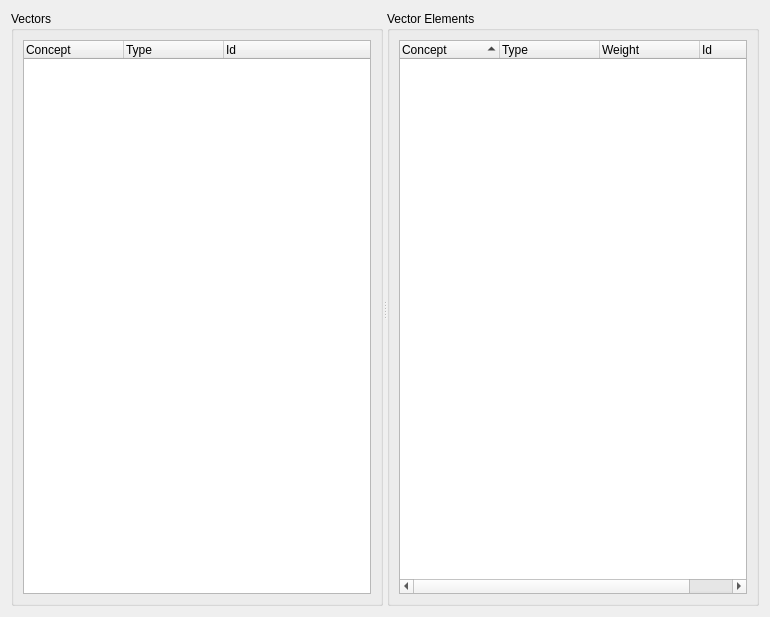
<?xml version="1.0" encoding="UTF-8"?>
<ui version="4.0">
 <class>QGDescription</class>
 <widget class="QWidget" name="QGDescription">
  <property name="geometry">
   <rect>
    <x>0</x>
    <y>0</y>
    <width>770</width>
    <height>617</height>
   </rect>
  </property>
  <property name="windowTitle">
   <string>Form</string>
  </property>
  <layout class="QHBoxLayout" name="horizontalLayout">
   <item>
    <widget class="QSplitter" name="splitter">
     <property name="orientation">
      <enum>Qt::Horizontal</enum>
     </property>
     <widget class="QGroupBox" name="groupBox">
      <property name="title">
       <string>Vectors</string>
      </property>
      <layout class="QVBoxLayout" name="verticalLayout">
       <item>
        <widget class="QTreeWidget" name="Vectors">
         <column>
          <property name="text">
           <string>Concept</string>
          </property>
         </column>
         <column>
          <property name="text">
           <string>Type</string>
          </property>
         </column>
         <column>
          <property name="text">
           <string>Id</string>
          </property>
         </column>
        </widget>
       </item>
      </layout>
     </widget>
     <widget class="QGroupBox" name="groupBox_3">
      <property name="title">
       <string>Vector Elements</string>
      </property>
      <layout class="QVBoxLayout" name="verticalLayout_2">
       <item>
        <widget class="QTreeWidget" name="Vector">
         <property name="maximumSize">
          <size>
           <width>16777215</width>
           <height>16777215</height>
          </size>
         </property>
         <property name="rootIsDecorated">
          <bool>false</bool>
         </property>
         <property name="itemsExpandable">
          <bool>false</bool>
         </property>
         <property name="sortingEnabled">
          <bool>true</bool>
         </property>
         <property name="expandsOnDoubleClick">
          <bool>false</bool>
         </property>
         <column>
          <property name="text">
           <string>Concept</string>
          </property>
         </column>
         <column>
          <property name="text">
           <string>Type</string>
          </property>
         </column>
         <column>
          <property name="text">
           <string>Weight</string>
          </property>
         </column>
         <column>
          <property name="text">
           <string>Id</string>
          </property>
         </column>
        </widget>
       </item>
      </layout>
     </widget>
    </widget>
   </item>
  </layout>
 </widget>
 <resources/>
 <connections/>
</ui>
